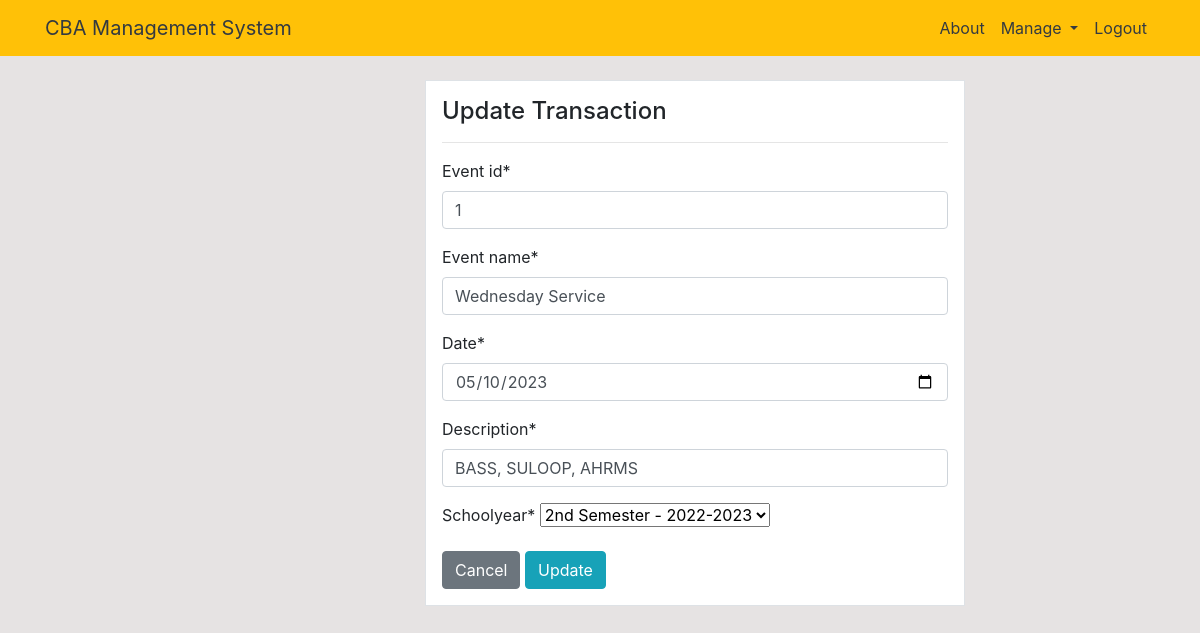
The page /event/update/1/ (signed in) on the database its author committed.
### dashboard/models.py (models this page shows, shortened)
class Event(models.Model):
    event_id = models.CharField(max_length=50, null=True)
    event_name = models.CharField(max_length=50, null=True)
    date = models.DateField(null=True)
    description = models.CharField(max_length=100, null=True)
    schoolyear = models.ForeignKey(SchoolYear, on_delete=models.CASCADE, null=True)

class SchoolYear(models.Model):
    sy_id = models.CharField(max_length=100, null=True)
    semester = models.CharField(max_length=30, choices=SEMESTER_TERM, null=True)
    schoolyear = models.CharField(max_length=15, null=True)
    def __str__(self):
        return f'{self.semester} - {self.schoolyear}'

### dashboard/views.py (the view)
# urls.py: path('event/update/<int:pk>/', views.event_update, name='dashboard-event-update'),
@login_required
def event_update(request, pk):
    events = Event.objects.get(id=pk)
    if request.method == 'POST':
        form = EventForm(request.POST, instance=events)
        if form.is_valid():
            form.save()
            return redirect('dashboard-event')
    else:
        form = EventForm(instance=events)
    context = {
        'form': form,
    }
    return render(request, 'dashboard/event_update.html', context)

### dashboard/forms.py
class EventForm(forms.ModelForm):
    class Meta:
        model = Event
        fields = ['event_id', 'event_name', 'date', 'description', 'schoolyear']
        widgets = {
            'date': DateInput(attrs={'type': 'date'})
        }

### templates/dashboard/event_update.html (shortened to what this page needs)
{% extends 'partials/base.html' %}
{% load crispy_forms_tags %}
{% block content %}
<div class="container">
    <div class="row my-4">
        <div class="col-md-6 offset-md-4">
            <div class="border bg-white p-3">
                <h4>Update Transaction</h4>
                <hr>
            <form method="POST">
                {{ form|crispy }}
                <a class='btn btn-secondary' href="{% url 'dashboard-event' %}">Cancel</a>
                <input class="btn btn-info" type="submit" value="Update">
            </form>
        </div>
    </div>
</div>
{% endblock %}

### dashboard/static/style.css (style rules this page uses)
body { background: rgb(230, 227, 227); }

### rows shown on the page
Event: event_id "1", event_name "Wednesday Service", date "05/10/2023", description "BASS, SULOOP, AHRMS"
SchoolYear: schoolyear "2nd Semester - 2022-2023"
